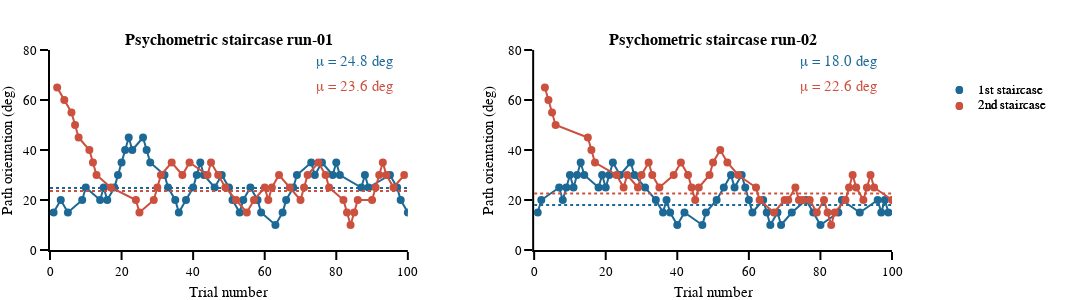

Notebook source saved alongside this figure:
### Markdown cell above
#### Perception analysis output graph

### Code cell
# general figure settings
template_specs = dict(  axes_color="rgba(0, 0, 0, 1)",
                        axes_width=2,
                        axes_font_size=13,
                        bg_col="rgba(255, 255, 255, 1)",
                        font='Helvetica',
                        title_font_size=15,
                        plot_width=1.5)
fig_template = plotly_template(template_specs)

# figure specific settings
colors_panel = px.colors.qualitative.Prism
subplot_titles = ('<b>Psychometric staircase run-01<b>', '<b>Psychometric staircase run-02<b>')

runs = ['run-01', 'run-02']
scs = ['1st staircase', '2nd staircase']
sc_cols = [colors_panel[1], colors_panel[7]]
x_legend = 1.1
y_legend_step = 0.08
y_legend_sc = 0.8
rad_leg = 0.04

# subplot settings
rows, cols = 1, 2
fig_height, fig_width = 300, 500 * cols +100
column_widths, row_heights = [1,1],[1]
sb_specs = [[{},{}]]
fig = make_subplots(rows=rows, cols=cols, print_grid=False, vertical_spacing=0.2, horizontal_spacing=0.15, 
                    column_widths=column_widths, row_heights=row_heights, subplot_titles=subplot_titles)
# Right / Left saccades
# ---------------------
for run_num, run in enumerate(runs):
    for sc_num, sc in enumerate(scs):
        if sc_num == 0:y_txt = [75]
        elif sc_num == 1:y_txt = [65]
        # plot
        df_cond = df_all.loc[(df_all.staircase_num == sc_num+1) & (df_all.run_number==run_num+1)]
        
        fig.append_trace(go.Scatter(x=df_cond.trial_number,
                                    y=df_cond.ext_mot_ori,
                                    name=sc, mode='markers+lines', marker_color=sc_cols[sc_num], 
                                    marker_size=8, marker_opacity=1, line_width=2,
                                    marker_line_width=0, marker_symbol='circle'), row=1, col=run_num+1)

        # compute pse
        pse_cond = df_cond.ext_mot_ori[-26:-1].mean()
        x_pse = np.arange(0,101,1)
        y_pse = x_pse * 0 + pse_cond
        fig.append_trace(go.Scatter(x=x_pse, y=y_pse, mode='lines', marker_color=sc_cols[sc_num], 
                                    line_dash='dot', line_width=2), row=1, col=run_num+1)
        fig.append_trace(go.Scatter(x=[85], y=y_txt, mode="text", text="μ = {:2.1f} deg".format(pse_cond),
                         textfont_color=sc_cols[sc_num], textfont_size=15), row=1, col=run_num+1)
        
        # legend
        fig.add_annotation(xref='paper', yref='paper', x=x_legend, y=y_legend_sc - y_legend_step * sc_num, 
                           text=sc, showarrow=False, font_size = template_specs['axes_font_size'], xanchor = 'left', yanchor='middle')
        fig.add_shape(type='circle', xref='paper', yref='paper', fillcolor=sc_cols[sc_num],line_width=0,
                      x0=x_legend - 0.02 - rad_leg / 9, y0=y_legend_sc - y_legend_step * sc_num - rad_leg / 2, 
                      x1=x_legend - 0.02 + rad_leg / 9, y1=y_legend_sc - y_legend_step * sc_num + rad_leg / 2)
    
# axes settings
for row in np.arange(rows):
    for col in np.arange(cols):
            
        fig.update_xaxes(visible=True, ticklen=8, linewidth=template_specs['axes_width'], 
                         range=[0,100], title='Trial number', row=row+1, col=col+1)
        fig.update_yaxes(visible=True, ticklen=8, linewidth=template_specs['axes_width'], 
                         title='Path orientation (deg)', range=[0,80], row=row+1, col=col+1)
    
# Save figure
fig.layout.update(template=fig_template, width=fig_width, height=fig_height, margin_l=50, 
                  margin_r=200, margin_t=50, margin_b=50,  showlegend=False)
fig.show()
if not os.path.exists(fig_dir):os.mkdir(fig_dir)
fig.write_image('{}/{}_staircase.pdf'.format(fig_dir, subject))

### Figure 1 — Plotly figure (JSON) as saved in the notebook; plotly's stock layout.template omitted (floating-point values rounded to 4 significant figures)
{"data": [{"line": {"width": 2}, "marker": {"color": "rgb(29, 105, 150)", "line": {"width": 0}, "opacity": 1, "size": 8, "symbol": "circle"}, "mode": "markers+lines", "name": "1st staircase", "type": "scatter", "x": [1, 3, 5, 9, 10, 14, 15, 16, 18, 19, 20, 21, 22, 23, 26, 27, 28, 32, 33, 35, 36, 38, 40, 41, 42, 43, 46, 48, 50, 51, 53, 54, 56, 58, 59, 63, 65, 66, 68, 69, 73, 74, 76, 79, 80, 81, 87, 88, 89, 95, 97, 98, 100], "xaxis": "x", "y": [15, 20, 15, 20, 25, 20, 25, 20, 25, 30, 35, 40, 45, 40, 45, 40, 35, 30, 25, 20, 15, 20, 25, 30, 35, 30, 25, 30, 25, 20, 15, 20, 25, 20, 15, 10, 15, 20, 25, 30, 35, 30, 35, 30, 35, 30, 25, 30, 25, 30, 25, 20, 15], "yaxis": "y"}, {"line": {"dash": "dot", "width": 2}, "marker": {"color": "rgb(29, 105, 150)"}, "mode": "lines", "type": "scatter", "x": [0, 1, 2, 3, 4, 5, 6, 7, 8, 9, 10, 11, 12, 13, 14, 15, 16, 17, 18, 19, 20, 21, 22, 23, 24, 25, 26, 27, 28, 29, 30, 31, 32, 33, 34, 35, 36, 37, 38, 39, 40, 41, 42, 43, 44, 45, 46, 47, 48, 49, 50, 51, 52, 53, 54, 55, 56, 57, 58, 59, 60, 61, 62, 63, 64, 65, 66, 67, 68, 69, 70, 71, 72, 73, 74, 75, 76, 77, 78, 79, 80, 81, 82, 83, 84, 85, 86, 87, 88, 89, 90, 91, 92, 93, 94, 95, 96, 97, 98, 99, 100], "xaxis": "x", "y": [24.8, 24.8, 24.8, 24.8, 24.8, 24.8, 24.8, 24.8, 24.8, 24.8, 24.8, 24.8, 24.8, 24.8, 24.8, 24.8, 24.8, 24.8, 24.8, 24.8, 24.8, 24.8, 24.8, 24.8, 24.8, 24.8, 24.8, 24.8, 24.8, 24.8, 24.8, 24.8, 24.8, 24.8, 24.8, 24.8, 24.8, 24.8, 24.8, 24.8, 24.8, 24.8, 24.8, 24.8, 24.8, 24.8, 24.8, 24.8, 24.8, 24.8, 24.8, 24.8, 24.8, 24.8, 24.8, 24.8, 24.8, 24.8, 24.8, 24.8, 24.8, 24.8, 24.8, 24.8, 24.8, 24.8, 24.8, 24.8, 24.8, 24.8, 24.8, 24.8, 24.8, 24.8, 24.8, 24.8, 24.8, 24.8, 24.8, 24.8, 24.8, 24.8, 24.8, 24.8, 24.8, 24.8, 24.8, 24.8, 24.8, 24.8, 24.8, 24.8, 24.8, 24.8, 24.8, 24.8, 24.8, 24.8, 24.8, 24.8, 24.8], "yaxis": "y"}, {"mode": "text", "text": "μ = 24.8 deg", "textfont": {"color": "rgb(29, 105, 150)", "size": 15}, "type": "scatter", "x": [85], "xaxis": "x", "y": [75], "yaxis": "y"}, {"line": {"width": 2}, "marker": {"color": "rgb(204, 80, 62)", "line": {"width": 0}, "opacity": 1, "size": 8, "symbol": "circle"}, "mode": "markers+lines", "name": "2nd staircase", "type": "scatter", "x": [2, 4, 6, 7, 8, 11, 12, 13, 17, 24, 25, 29, 30, 31, 34, 37, 39, 44, 45, 47, 49, 52, 55, 57, 60, 61, 62, 64, 67, 70, 71, 72, 75, 77, 78, 82, 83, 84, 85, 86, 90, 91, 92, 93, 94, 96, 99], "xaxis": "x", "y": [65, 60, 55, 50, 45, 40, 35, 30, 25, 20, 15, 20, 25, 30, 35, 30, 35, 30, 35, 30, 25, 20, 15, 20, 25, 20, 25, 30, 25, 20, 25, 30, 35, 30, 25, 20, 15, 10, 15, 20, 20, 25, 30, 35, 30, 25, 30], "yaxis": "y"}, {"line": {"dash": "dot", "width": 2}, "marker": {"color": "rgb(204, 80, 62)"}, "mode": "lines", "type": "scatter", "x": [0, 1, 2, 3, 4, 5, 6, 7, 8, 9, 10, 11, 12, 13, 14, 15, 16, 17, 18, 19, 20, 21, 22, 23, 24, 25, 26, 27, 28, 29, 30, 31, 32, 33, 34, 35, 36, 37, 38, 39, 40, 41, 42, 43, 44, 45, 46, 47, 48, 49, 50, 51, 52, 53, 54, 55, 56, 57, 58, 59, 60, 61, 62, 63, 64, 65, 66, 67, 68, 69, 70, 71, 72, 73, 74, 75, 76, 77, 78, 79, 80, 81, 82, 83, 84, 85, 86, 87, 88, 89, 90, 91, 92, 93, 94, 95, 96, 97, 98, 99, 100], "xaxis": "x", "y": [23.6, 23.6, 23.6, 23.6, 23.6, 23.6, 23.6, 23.6, 23.6, 23.6, 23.6, 23.6, 23.6, 23.6, 23.6, 23.6, 23.6, 23.6, 23.6, 23.6, 23.6, 23.6, 23.6, 23.6, 23.6, 23.6, 23.6, 23.6, 23.6, 23.6, 23.6, 23.6, 23.6, 23.6, 23.6, 23.6, 23.6, 23.6, 23.6, 23.6, 23.6, 23.6, 23.6, 23.6, 23.6, 23.6, 23.6, 23.6, 23.6, 23.6, 23.6, 23.6, 23.6, 23.6, 23.6, 23.6, 23.6, 23.6, 23.6, 23.6, 23.6, 23.6, 23.6, 23.6, 23.6, 23.6, 23.6, 23.6, 23.6, 23.6, 23.6, 23.6, 23.6, 23.6, 23.6, 23.6, 23.6, 23.6, 23.6, 23.6, 23.6, 23.6, 23.6, 23.6, 23.6, 23.6, 23.6, 23.6, 23.6, 23.6, 23.6, 23.6, 23.6, 23.6, 23.6, 23.6, 23.6, 23.6, 23.6, 23.6, 23.6], "yaxis": "y"}, {"mode": "text", "text": "μ = 23.6 deg", "textfont": {"color": "rgb(204, 80, 62)", "size": 15}, "type": "scatter", "x": [85], "xaxis": "x", "y": [65], "yaxis": "y"}, {"line": {"width": 2}, "marker": {"color": "rgb(29, 105, 150)", "line": {"width": 0}, "opacity": 1, "size": 8, "symbol": "circle"}, "mode": "markers+lines", "name": "1st staircase", "type": "scatter", "x": [1, 2, 7, 8, 9, 10, 11, 12, 13, 14, 18, 19, 20, 21, 22, 24, 27, 28, 31, 34, 36, 37, 38, 40, 42, 47, 48, 51, 53, 55, 56, 58, 59, 60, 61, 64, 65, 66, 68, 69, 72, 76, 78, 80, 85, 86, 91, 96, 97, 98, 99], "xaxis": "x2", "y": [15, 20, 25, 20, 25, 30, 25, 30, 35, 30, 25, 30, 25, 30, 35, 30, 35, 30, 25, 20, 15, 20, 15, 10, 15, 10, 15, 20, 25, 30, 25, 30, 25, 20, 15, 20, 15, 10, 15, 10, 15, 20, 15, 10, 15, 20, 15, 20, 15, 20, 15], "yaxis": "y2"}, {"line": {"dash": "dot", "width": 2}, "marker": {"color": "rgb(29, 105, 150)"}, "mode": "lines", "type": "scatter", "x": [0, 1, 2, 3, 4, 5, 6, 7, 8, 9, 10, 11, 12, 13, 14, 15, 16, 17, 18, 19, 20, 21, 22, 23, 24, 25, 26, 27, 28, 29, 30, 31, 32, 33, 34, 35, 36, 37, 38, 39, 40, 41, 42, 43, 44, 45, 46, 47, 48, 49, 50, 51, 52, 53, 54, 55, 56, 57, 58, 59, 60, 61, 62, 63, 64, 65, 66, 67, 68, 69, 70, 71, 72, 73, 74, 75, 76, 77, 78, 79, 80, 81, 82, 83, 84, 85, 86, 87, 88, 89, 90, 91, 92, 93, 94, 95, 96, 97, 98, 99, 100], "xaxis": "x2", "y": [18, 18, 18, 18, 18, 18, 18, 18, 18, 18, 18, 18, 18, 18, 18, 18, 18, 18, 18, 18, 18, 18, 18, 18, 18, 18, 18, 18, 18, 18, 18, 18, 18, 18, 18, 18, 18, 18, 18, 18, 18, 18, 18, 18, 18, 18, 18, 18, 18, 18, 18, 18, 18, 18, 18, 18, 18, 18, 18, 18, 18, 18, 18, 18, 18, 18, 18, 18, 18, 18, 18, 18, 18, 18, 18, 18, 18, 18, 18, 18, 18, 18, 18, 18, 18, 18, 18, 18, 18, 18, 18, 18, 18, 18, 18, 18, 18, 18, 18, 18, 18], "yaxis": "y2"}, {"mode": "text", "text": "μ = 18.0 deg", "textfont": {"color": "rgb(29, 105, 150)", "size": 15}, "type": "scatter", "x": [85], "xaxis": "x2", "y": [75], "yaxis": "y2"}, {"line": {"width": 2}, "marker": {"color": "rgb(204, 80, 62)", "line": {"width": 0}, "opacity": 1, "size": 8, "symbol": "circle"}, "mode": "markers+lines", "name": "2nd staircase", "type": "scatter", "x": [3, 4, 5, 6, 15, 16, 17, 23, 25, 26, 29, 30, 32, 33, 35, 39, 41, 43, 44, 45, 46, 49, 50, 52, 54, 57, 62, 63, 67, 70, 71, 73, 74, 75, 77, 79, 81, 82, 83, 84, 87, 88, 89, 90, 92, 93, 94, 95, 100], "xaxis": "x2", "y": [65, 60, 55, 50, 45, 40, 35, 30, 25, 30, 25, 30, 35, 30, 25, 30, 35, 30, 25, 20, 25, 30, 35, 40, 35, 30, 25, 20, 15, 20, 20, 25, 20, 20, 20, 15, 20, 15, 10, 15, 20, 25, 30, 25, 20, 25, 30, 25, 20], "yaxis": "y2"}, {"line": {"dash": "dot", "width": 2}, "marker": {"color": "rgb(204, 80, 62)"}, "mode": "lines", "type": "scatter", "x": [0, 1, 2, 3, 4, 5, 6, 7, 8, 9, 10, 11, 12, 13, 14, 15, 16, 17, 18, 19, 20, 21, 22, 23, 24, 25, 26, 27, 28, 29, 30, 31, 32, 33, 34, 35, 36, 37, 38, 39, 40, 41, 42, 43, 44, 45, 46, 47, 48, 49, 50, 51, 52, 53, 54, 55, 56, 57, 58, 59, 60, 61, 62, 63, 64, 65, 66, 67, 68, 69, 70, 71, 72, 73, 74, 75, 76, 77, 78, 79, 80, 81, 82, 83, 84, 85, 86, 87, 88, 89, 90, 91, 92, 93, 94, 95, 96, 97, 98, 99, 100], "xaxis": "x2", "y": [22.6, 22.6, 22.6, 22.6, 22.6, 22.6, 22.6, 22.6, 22.6, 22.6, 22.6, 22.6, 22.6, 22.6, 22.6, 22.6, 22.6, 22.6, 22.6, 22.6, 22.6, 22.6, 22.6, 22.6, 22.6, 22.6, 22.6, 22.6, 22.6, 22.6, 22.6, 22.6, 22.6, 22.6, 22.6, 22.6, 22.6, 22.6, 22.6, 22.6, 22.6, 22.6, 22.6, 22.6, 22.6, 22.6, 22.6, 22.6, 22.6, 22.6, 22.6, 22.6, 22.6, 22.6, 22.6, 22.6, 22.6, 22.6, 22.6, 22.6, 22.6, 22.6, 22.6, 22.6, 22.6, 22.6, 22.6, 22.6, 22.6, 22.6, 22.6, 22.6, 22.6, 22.6, 22.6, 22.6, 22.6, 22.6, 22.6, 22.6, 22.6, 22.6, 22.6, 22.6, 22.6, 22.6, 22.6, 22.6, 22.6, 22.6, 22.6, 22.6, 22.6, 22.6, 22.6, 22.6, 22.6, 22.6, 22.6, 22.6, 22.6], "yaxis": "y2"}, {"mode": "text", "text": "μ = 22.6 deg", "textfont": {"color": "rgb(204, 80, 62)", "size": 15}, "type": "scatter", "x": [85], "xaxis": "x2", "y": [65], "yaxis": "y2"}], "layout": {"annotations": [{"font": {"size": 16}, "showarrow": false, "text": "<b>Psychometric staircase run-01<b>", "x": 0.2125, "xanchor": "center", "xref": "paper", "y": 1, "yanchor": "bottom", "yref": "paper"}, {"font": {"size": 16}, "showarrow": false, "text": "<b>Psychometric staircase run-02<b>", "x": 0.7875, "xanchor": "center", "xref": "paper", "y": 1, "yanchor": "bottom", "yref": "paper"}, {"font": {"size": 13}, "showarrow": false, "text": "1st staircase", "x": 1.1, "xanchor": "left", "xref": "paper", "y": 0.8, "yanchor": "middle", "yref": "paper"}, {"font": {"size": 13}, "showarrow": false, "text": "2nd staircase", "x": 1.1, "xanchor": "left", "xref": "paper", "y": 0.72, "yanchor": "middle", "yref": "paper"}, {"font": {"size": 13}, "showarrow": false, "text": "1st staircase", "x": 1.1, "xanchor": "left", "xref": "paper", "y": 0.8, "yanchor": "middle", "yref": "paper"}, {"font": {"size": 13}, "showarrow": false, "text": "2nd staircase", "x": 1.1, "xanchor": "left", "xref": "paper", "y": 0.72, "yanchor": "middle", "yref": "paper"}], "height": 300, "margin": {"b": 50, "l": 50, "r": 200, "t": 50}, "shapes": [{"fillcolor": "rgb(29, 105, 150)", "line": {"width": 0}, "type": "circle", "x0": 1.076, "x1": 1.084, "xref": "paper", "y0": 0.78, "y1": 0.82, "yref": "paper"}, {"fillcolor": "rgb(204, 80, 62)", "line": {"width": 0}, "type": "circle", "x0": 1.076, "x1": 1.084, "xref": "paper", "y0": 0.7, "y1": 0.74, "yref": "paper"}, {"fillcolor": "rgb(29, 105, 150)", "line": {"width": 0}, "type": "circle", "x0": 1.076, "x1": 1.084, "xref": "paper", "y0": 0.78, "y1": 0.82, "yref": "paper"}, {"fillcolor": "rgb(204, 80, 62)", "line": {"width": 0}, "type": "circle", "x0": 1.076, "x1": 1.084, "xref": "paper", "y0": 0.7, "y1": 0.74, "yref": "paper"}], "showlegend": false, "width": 1100, "xaxis": {"anchor": "y", "domain": [0, 0.425], "linewidth": 2, "range": [0, 100], "ticklen": 8, "title": {"text": "Trial number"}, "type": "linear", "visible": true}, "xaxis2": {"anchor": "y2", "domain": [0.575, 1], "linewidth": 2, "range": [0, 100], "ticklen": 8, "title": {"text": "Trial number"}, "type": "linear", "visible": true}, "yaxis": {"anchor": "x", "domain": [0, 1], "linewidth": 2, "range": [0, 80], "ticklen": 8, "title": {"text": "Path orientation (deg)"}, "type": "linear", "visible": true}, "yaxis2": {"anchor": "x2", "domain": [0, 1], "linewidth": 2, "range": [0, 80], "ticklen": 8, "title": {"text": "Path orientation (deg)"}, "type": "linear", "visible": true}}}
